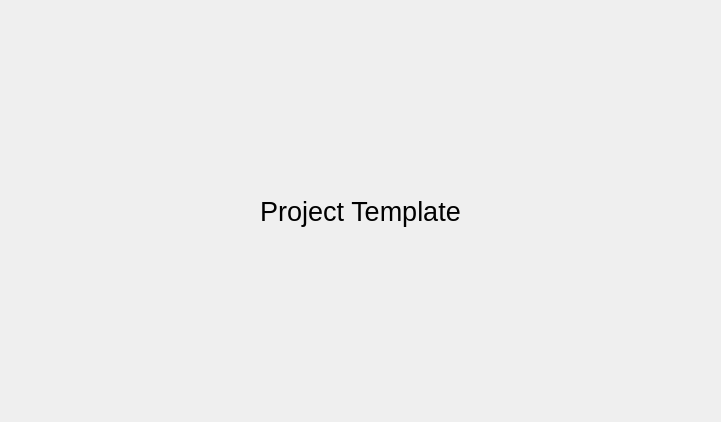
<?xml version="1.0" encoding="UTF-8"?>
<ui version="4.0">
 <class>Widget</class>
 <widget class="QWidget" name="Widget">
  <property name="geometry">
   <rect>
    <x>0</x>
    <y>0</y>
    <width>721</width>
    <height>422</height>
   </rect>
  </property>
  <property name="windowTitle">
   <string>Widget</string>
  </property>
  <layout class="QHBoxLayout" name="horizontalLayout">
   <item>
    <widget class="QLabel" name="label">
     <property name="font">
      <font>
       <pointsize>20</pointsize>
      </font>
     </property>
     <property name="text">
      <string>Project Template</string>
     </property>
     <property name="alignment">
      <set>Qt::AlignmentFlag::AlignCenter</set>
     </property>
    </widget>
   </item>
  </layout>
 </widget>
 <resources/>
 <connections/>
</ui>
